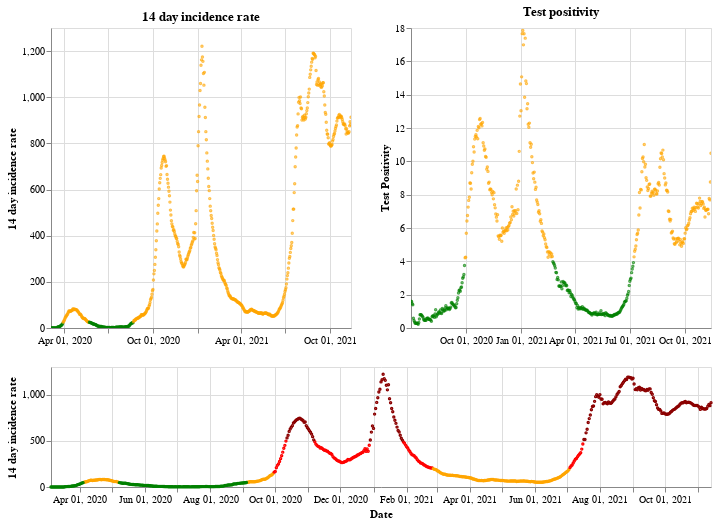

Notebook code cell kept with this figure:
### Markdown cell above
## Northern Ireland

### Code cell
plot_traffic_light('Northern Ireland')

### Figure 1 — Vega-Lite specification as saved in the notebook (floating-point values rounded to 4 significant figures; data arrays with more than 128 entries replaced by an {"elided": "..."} marker saying what was removed)
{"config": {"view": {"continuousWidth": 400, "continuousHeight": 300}}, "vconcat": [{"hconcat": [{"mark": {"type": "point", "size": 2}, "encoding": {"color": {"condition": {"value": "green", "test": "(datum.twoWeeklyCasesRate <= 25)"}, "value": "orange"}, "tooltip": [{"type": "nominal", "field": "areaName"}, {"type": "temporal", "field": "date"}, {"type": "quantitative", "field": "twoWeeklyCasesRate"}, {"type": "quantitative", "field": "testPositivity"}], "x": {"type": "temporal", "axis": {"title": ""}, "field": "date", "scale": {"domain": {"selection": "DateBrush"}}, "timeUnit": "yearmonthdate"}, "y": {"type": "quantitative", "axis": {"title": "14 day incidence rate"}, "field": "twoWeeklyCasesRate"}}, "title": "14 day incidence rate", "width": 300}, {"mark": {"type": "point", "size": 2}, "encoding": {"color": {"condition": {"value": "green", "test": "(datum.testPositivity <= 4)"}, "value": "orange"}, "tooltip": [{"type": "nominal", "field": "areaName"}, {"type": "temporal", "field": "date"}, {"type": "quantitative", "field": "twoWeeklyCasesRate"}, {"type": "quantitative", "field": "testPositivity"}], "x": {"type": "temporal", "axis": {"title": ""}, "field": "date", "scale": {"domain": {"selection": "DateBrush"}}, "timeUnit": "yearmonthdate"}, "y": {"type": "quantitative", "axis": {"title": "Test Positivity"}, "field": "testPositivity"}}, "title": "Test positivity", "width": 300}]}, {"layer": [{"mark": {"type": "point", "size": 2}, "encoding": {"color": {"condition": {"value": "orange", "test": "(((datum.testPositivity < 4) && (datum.twoWeeklyCasesRate >= 50)) && (datum.twoWeeklyCasesRate < 200))"}, "value": "red"}, "opacity": {"condition": {"value": 1, "test": "((datum.twoWeeklyCasesRate >= 50) && (datum.twoWeeklyCasesRate < 500))"}, "value": 0}, "tooltip": [{"type": "nominal", "field": "areaName"}, {"type": "temporal", "field": "date"}, {"type": "quantitative", "field": "twoWeeklyCasesRate"}, {"type": "quantitative", "field": "testPositivity"}], "x": {"type": "temporal", "axis": {"title": "Date"}, "field": "date", "timeUnit": "yearmonthdate"}, "y": {"type": "quantitative", "axis": {"title": "14 day incidence rate"}, "field": "twoWeeklyCasesRate"}}, "selection": {"DateBrush": {"type": "interval", "encodings": ["x"], "fields": ["Time"]}}}, {"mark": {"type": "point", "size": 2}, "encoding": {"color": {"value": "darkred"}, "opacity": {"condition": {"value": 1, "test": "(datum.twoWeeklyCasesRate >= 500)"}, "value": 0}, "tooltip": [{"type": "nominal", "field": "areaName"}, {"type": "temporal", "field": "date"}, {"type": "quantitative", "field": "twoWeeklyCasesRate"}, {"type": "quantitative", "field": "testPositivity"}], "x": {"type": "temporal", "axis": {"title": "Date"}, "field": "date", "timeUnit": "yearmonthdate"}, "y": {"type": "quantitative", "axis": {"title": "14 day incidence rate"}, "field": "twoWeeklyCasesRate"}}}, {"mark": {"type": "point", "size": 2}, "encoding": {"color": {"condition": {"value": "green", "test": "((datum.testPositivity < 4) && (datum.twoWeeklyCasesRate < 50))"}, "value": "orange"}, "opacity": {"condition": {"value": 1, "test": "(datum.twoWeeklyCasesRate < 50)"}, "value": 0}, "tooltip": [{"type": "nominal", "field": "areaName"}, {"type": "temporal", "field": "date"}, {"type": "quantitative", "field": "twoWeeklyCasesRate"}, {"type": "quantitative", "field": "testPositivity"}], "x": {"type": "temporal", "axis": {"title": "Date"}, "field": "date", "timeUnit": "yearmonthdate"}, "y": {"type": "quantitative", "axis": {"title": "14 day incidence rate"}, "field": "twoWeeklyCasesRate"}}}], "height": 120, "width": 660}], "data": {"name": "data-297dad504fd2f22153fbfddd633d3d1b"}, "$schema": "https://vega.github.io/schema/vega-lite/v4.8.1.json", "datasets": {"data-297dad504fd2f22153fbfddd633d3d1b": {"elided": "619 records"}}}
